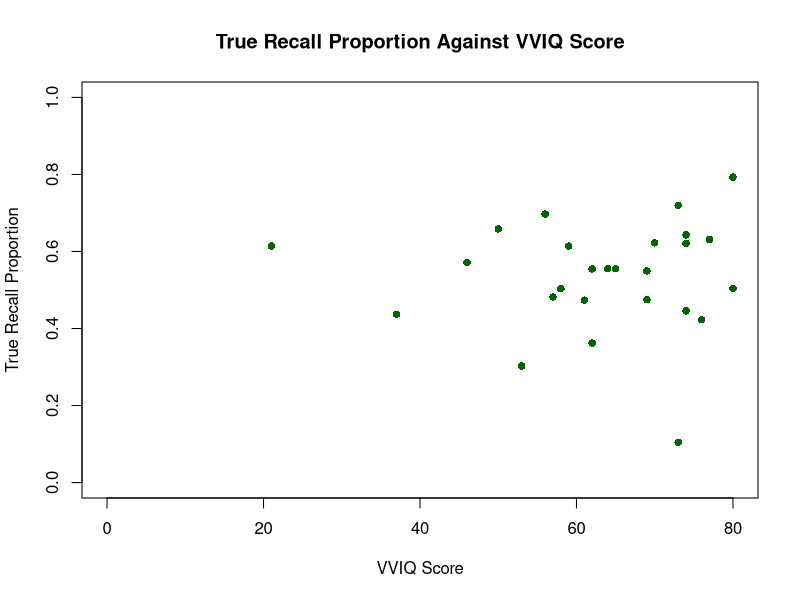
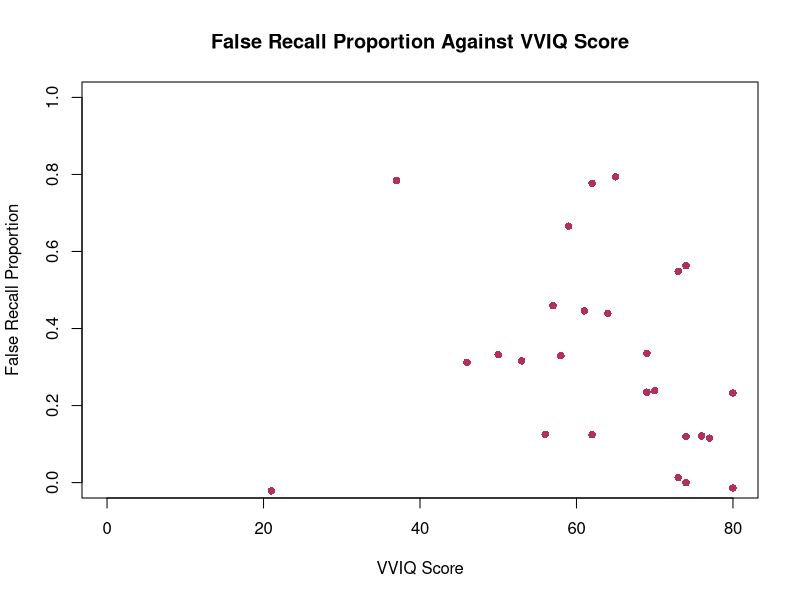
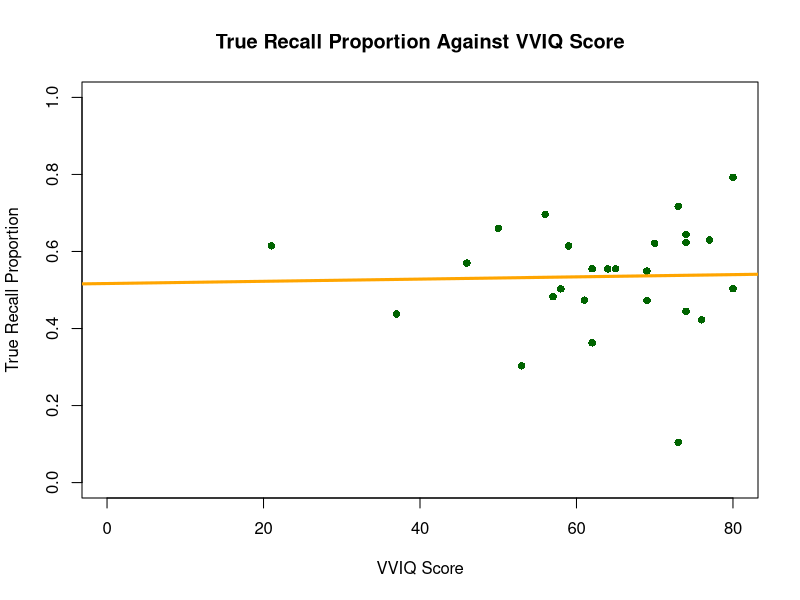
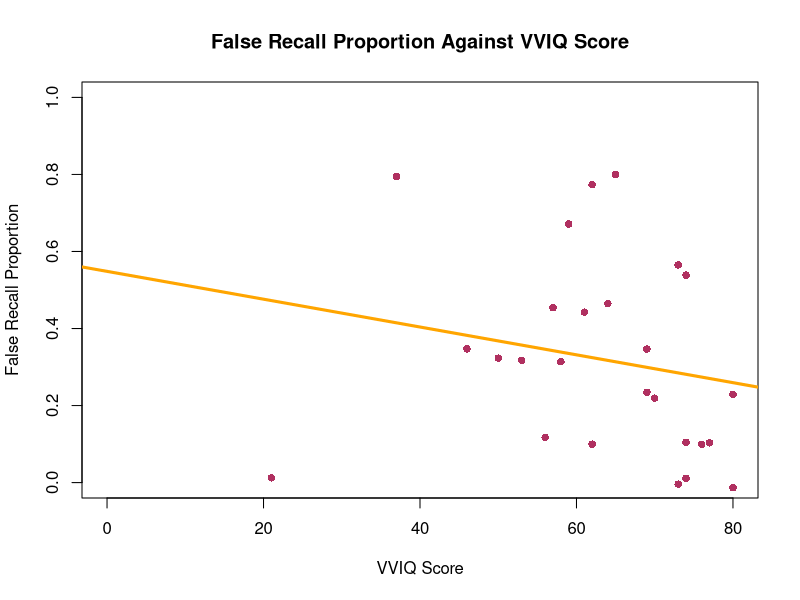
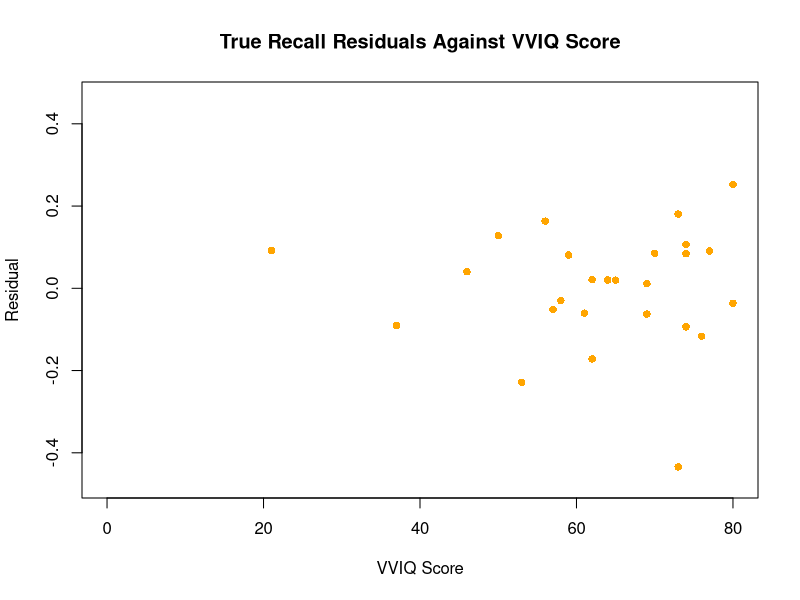
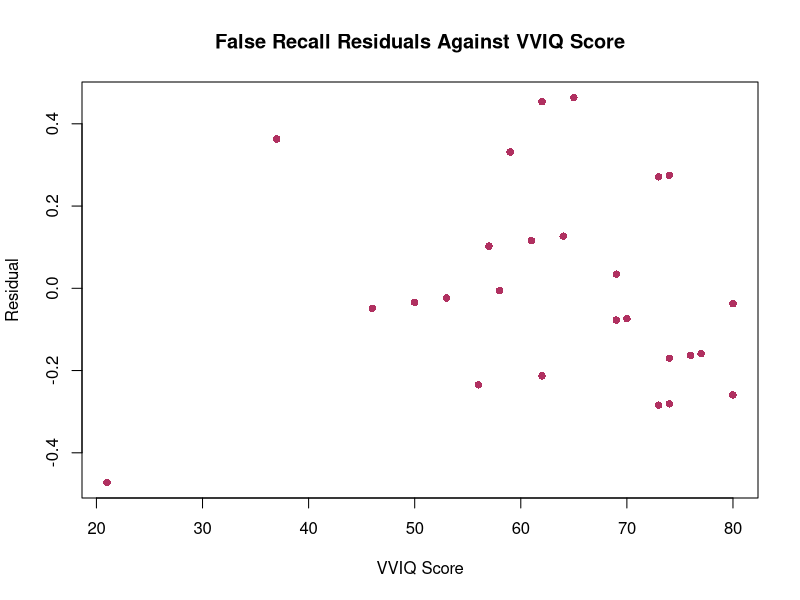

R code for these plots, in order:
## ---- chunk 1
knitr::opts_chunk$set(echo = TRUE, message = FALSE)
# Can set your local path to control exactly where this saves. Otherwise, will save in directory with the Rmd file
# knitr::opts_knit$set(root.dir = "/home/expdes/outputs/")  

library(tidyverse)  # hub of many packages
set.seed(1)  # reproducible results
theme_set(theme_minimal())  # nice-looking plots

## ---- chunk 2

# Loading the CSVs
class_data <- read.csv(file.path("data", "class_data.csv"))
participant_level_data <- read.csv(file.path("data", "participant_level_data.csv"))

# Pre extract relevant columns
vviq_scores        <- participant_level_data$VVIQ_score
trueRecall_scores  <- participant_level_data$true_recall_proportion
falseRecall_scores <- participant_level_data$false_recall_proportion
## ---- chunk 3

# Plot vviq by true recall
plot(
     vviq_scores,
     jitter(trueRecall_scores),
     col = "darkgreen",
     pch = 16,
     xlab = "VVIQ Score",
     ylab = "True Recall Proportion",
     xlim = c(0, max(vviq_scores)),
     ylim = c(0, 1),
     main = "True Recall Proportion Against VVIQ Score"
)
## ---- chunk 4
# Plot vviq by false recall
plot(
     vviq_scores,
     jitter(falseRecall_scores),
     col = "maroon",
     pch = 16,
     xlab = "VVIQ Score",
     ylab = "False Recall Proportion",
     xlim = c(0, max(vviq_scores)),
     ylim = c(0, 1),
     main = "False Recall Proportion Against VVIQ Score"
)
## ---- chunk 5
bestfit_line = function(x_col, y_col, m_name, b_name) {
  
  # Get means
  mean_x <- mean(x_col)
  mean_y <- mean(y_col)
  
  # Get difference from means
  x_diff <- x_col - mean_x
  y_diff <- y_col - mean_y
  
  # calculate m and b
  m <- sum(x_diff * y_diff) / sum(x_diff ^ 2)
  b <- mean_y - (m * mean_x)
  
  bestfit <- data.frame(m, b)
  names(bestfit) <- c(m_name, b_name)
  return(bestfit)
}

coefs_truerecall <- bestfit_line(vviq_scores, trueRecall_scores, 
                                 "m_truerecall", "b_truerecall")
# Print the data
knitr::kable(
  coefs_truerecall,
  caption = "Line of Best Fit Data (True Recall)"
)
## ---- chunk 6
coefs_falserecall <- bestfit_line(vviq_scores, falseRecall_scores, 
                                 "m_falserecall", "b_falserecall")
# Print the data
knitr::kable(
  coefs_falserecall,
  caption = "Line of Best Fit Data (False Recall)"
)
## ---- chunk 7
# Plot vviq by true recall
plot(
     vviq_scores,
     jitter(trueRecall_scores),
     col = "darkgreen",
     pch = 16,
     xlab = "VVIQ Score",
     ylab = "True Recall Proportion",
     xlim = c(0, max(vviq_scores)),
     ylim = c(min(0, coefs_truerecall$b_truerecall), 1),
     main = "True Recall Proportion Against VVIQ Score"
)
abline(a = coefs_truerecall$b_truerecall[1],
       b = coefs_truerecall$m_truerecall[1],
       col = "orange",
       lwd = 3)
## ---- chunk 8
plot(
     vviq_scores,
     jitter(falseRecall_scores),
     col = "maroon",
     pch = 16,
     xlab = "VVIQ Score",
     ylab = "False Recall Proportion",
     xlim = c(0, max(vviq_scores)),
     ylim = c(min(0, coefs_falserecall$b_falserecall), 1),
     main = "False Recall Proportion Against VVIQ Score"
)
abline(a = coefs_falserecall$b_falserecall[1],
       b = coefs_falserecall$m_falserecall[1],
       col = "orange",
       lwd = 3)
## ---- chunk 9
calculate_residuals = function(x_col, y_col, coefs) {
  
  # Extract slope and intercept from coefficients
  m <- coefs[1, 1]
  b <- coefs[1, 2]
  
  # Calculate predicted values for x column
  pred_vals <- (m * x_col) + b
  
  # Get residuals
  residuals <- data.frame(residuals = y_col - pred_vals)
  
  return(residuals)
}

truerecall_resid_bestfit <- calculate_residuals(vviq_scores, trueRecall_scores, coefs_truerecall)

# Print the data
knitr::kable(
  head(truerecall_resid_bestfit, 10),
  caption = "True Recall Residuals (First 10 Rows)"
)
## ---- chunk 10
falserecall_resid_bestfit <- calculate_residuals(vviq_scores, falseRecall_scores, coefs_falserecall)

# Print the data
knitr::kable(
  head(falserecall_resid_bestfit, 10),
  caption = "False Recall Residuals (First 10 Rows)"
)
## ---- chunk 11
overall_min_resid <- min(min(truerecall_resid_bestfit$residuals), min(falserecall_resid_bestfit$residuals))
overall_max_resid <- max(max(truerecall_resid_bestfit$residuals), max(falserecall_resid_bestfit$residuals))
plot(
     vviq_scores,
     jitter(truerecall_resid_bestfit$residuals),
     col = "orange",
     pch = 16,
     xlab = "VVIQ Score",
     ylab = "Residual",
     xlim = c(0, max(vviq_scores)),
     ylim = c(overall_min_resid, overall_max_resid),
     main = "True Recall Residuals Against VVIQ Score"
)
## ---- chunk 12
plot(
     vviq_scores,
     jitter(falserecall_resid_bestfit$residuals),
     col = "maroon",
     pch = 16,
     xlab = "VVIQ Score",
     ylab = "Residual",
     xlim = c(min(vviq_scores), max(vviq_scores)),
     ylim = c(overall_min_resid, overall_max_resid),
     main = "False Recall Residuals Against VVIQ Score"
)
## ---- chunk 13
# Best fit line for VVIQ & true recall proportion

# Get initial values (apparently not a dataframe)
builtin_true  <- lm(trueRecall_scores ~ vviq_scores)

# Convert data to dataframes
builtin_coefs_truerecall  <- data.frame(
                        m_truerecall = builtin_true$coefficients[2],
                        b_truerecall = builtin_true$coefficients[1])

# Log the results in line and equation form
knitr::kable(
  builtin_coefs_truerecall,
  caption = "Line of Best Fit Data (True Recall)"
)
cat(sprintf("True Recall Line of Best Fit: y = %.6f * x + %.6f", builtin_coefs_truerecall$m_truerecall, builtin_coefs_truerecall$b_truerecall)
)
## ---- chunk 14
# Best fit line for VVIQ & false recall proportion

# Get initial values (apparently not a dataframe)
builtin_false <- lm(falseRecall_scores ~ vviq_scores)

# Convert data to dataframes
builtin_coefs_falserecall <- data.frame(
                        m_falserecall = builtin_false$coefficients[2],
                        b_falserecall = builtin_false$coefficients[1])

# Log the results in table and equation form
knitr::kable(
  builtin_coefs_falserecall,
  caption = "Line of Best Fit Data (False Recall)"
)
cat(sprintf("False Recall Line of Best Fit: y = %.6f * x + %.6f", builtin_coefs_falserecall$m_falserecall, builtin_coefs_falserecall$b_falserecall)
)
## ---- chunk 15


# Add values to class data
class_data$true_recall_proportion_z <- scale(class_data$true_recall_proportion)
class_data$vviq_z <- scale(class_data$VVIQ_score)

# Log the results
knitr::kable(
  class_data,
  caption = "Class Data (First 10 Rows)"
)
## ---- chunk 16

# Let's do this up front so I don't have to do this every time
class_data$encoding_strategy <- as.factor(class_data$encoding_strategy)
class_data$interference_type <- as.factor(class_data$interference_type)

# Calculate the multiple linear regression
fit <- lm(
          true_recall_proportion_z ~
          encoding_strategy + interference_type + vviq_z,
          data = class_data
)

# Print the summary
summary(fit)
## ---- chunk 17

# Get predicted values
pred_trp <- predict(fit)

# Get squared differences of errors
sqrd_errs <- (class_data$true_recall_proportion_z - pred_trp) ^ 2

# Get SSE
SSE <- sum(sqrd_errs)

cat(sprintf("Sum of Square Errors (SSE): %.6f", SSE))
## ---- chunk 18
# Actually we shouldn't need this block since we z scored so mean is just 0
# ==========================================================================
# Get mean of predicted values
# mean_trp <- mean(class_data$true_recall_proportion_z)

# Get squared residuals
# sqrd_diffs <- (pred_trp - mean_trp) ^ 2
# ==========================================================================

# Get SSR
SSR <- sum(pred_trp ^ 2)

cat(sprintf("Sum of Square Regression (SSR): %.6f", SSR))
## ---- chunk 19
# Similarly we can just sum and square because we centered DV around 0
# ====================================================================

SST <- sum(class_data$true_recall_proportion_z ^ 2)
cat(sprintf("Sum of Square Total (SST): %.6f", SST))
## ---- chunk 20

# Calculate the multiple linear regression without including the encoding strategy
fit_no_encoding <- lm(
          true_recall_proportion_z ~
          interference_type + vviq_z,
          data = class_data
)

# Get predicted true recall performance for no encoding model
pred_trp_no_encoding <- predict(fit_no_encoding)

# Get SSR for no encoding
SSR_no_encoding <- sum(pred_trp_no_encoding ^ 2)

# Subtract off no encoding SSR
UniqueSSR_encoding_strategy <- SSR - SSR_no_encoding

# Print results
cat(sprintf("SSR unique to encoding strategy: %.6f", UniqueSSR_encoding_strategy))
## ---- chunk 21

# Calculate the multiple linear regression without including vviq
fit_no_vviq <- lm(
          true_recall_proportion_z ~
          encoding_strategy + interference_type,
          data = class_data
)

# Get predicted true recall performance for no vviq
pred_trp_no_vviq <- predict(fit_no_vviq)

# Get SSR for no vviq
SSR_no_vviq <- sum(predict(fit_no_vviq) ^ 2)

# Subtract off no vviq SSR
UniqueSSR_vviq <- SSR - SSR_no_vviq

# Print results
cat(sprintf("SSR unique to VVIQ: %.6f", UniqueSSR_vviq))
## ---- chunk 22
# Working under the assumption that we want ONLY SSR shared by encoding and vviq...

# Calculate interference only SSR
fit_interference_only <- lm(
  true_recall_proportion_z ~ interference_type,
  data = class_data
)
SSR_interference_only <- sum(predict(fit_interference_only) ^ 2)

# Thinking in terms of ...
# Total_SSR =
#   All SSR in interference (including all overlaps with encoding, VVIQ, and encoding + VVIQ)
# + SSR unique to encoding 
# + encoding unique to VVIQ
Shared_SSR <- (SSR - SSR_interference_only) -
              UniqueSSR_encoding_strategy -
              UniqueSSR_vviq


# Print results
cat(sprintf("SSR shared by ONLY encoding strategy and VVIQ: %.6f", Shared_SSR))






## ---- chunk 23

# Compute R^2
Rsq <- SSR / SST

# Print results
cat(sprintf("Full Model R^2: %.6f", Rsq))
## ---- chunk 24

# Number of data points
n <- nrow(class_data)

# Number of predictors
k <- 6

# Get adjusted R^2
numerator <- SSE / (n - k - 1)
denominator <- SST / (n - 1)
Adj_Rsq <- 1 - (numerator / denominator)

# Print results
cat(sprintf("Adjusted R^2: %.6f", Adj_Rsq))
## ---- chunk 25

# Calculate it
cohen_fsq <- Rsq / (1 - Rsq)

# Print it
cat(sprintf("Cohen's f^2: %.6f", cohen_fsq))
## ---- chunk 26

# Get the degrees of freedom for predictors and residuals
predictors_df <- k
residuals_df <- n - k - 1

# Compute F statistic
numerator <- SSR / predictors_df
denominator <- SSE / residuals_df
F_stat <- numerator / denominator

# Compute p-value
pval_F <- 1 - pf(F_stat, df1 = predictors_df, df2 = residuals_df)

cat(sprintf("F-statistic: %.6f\n", F_stat))
cat(sprintf("p-value: %.6f", pval_F))
## ---- chunk 27

# Just goin' right on ahead and usin' the built in functions
# ==========================================================

# R^2
builtin_Rsq <- summary(fit)$r.squared

# Adjusted R^2
builtin_Adj_Rsq <- summary(fit)$adj.r.squared

# F statistic
builtin_F_stat <- summary(fit)$fstatistic[1]

# F statistic p val
builtin_pval_F <- pf(summary(fit)$fstatistic[1],
                    summary(fit)$fstatistic[2],
                    summary(fit)$fstatistic[3],
                    lower.tail = FALSE)

# Print the results
cat(sprintf("Built In Functions Statistics\n"))
cat(sprintf("=============================\n"))
cat(sprintf("Built-in R^2: %.6f\n", builtin_Rsq))
cat(sprintf("Built-in Adjusted R^2: %.6f\n", builtin_Adj_Rsq))
cat(sprintf("Built-in F-statistic: %.6f\n", builtin_F_stat))
cat(sprintf("Built-in p-value: %.6f", builtin_pval_F))
## ---- chunk 28
#t_stat
#pval_t
## ---- chunk 29
#model_updated
## ---- chunk 30

